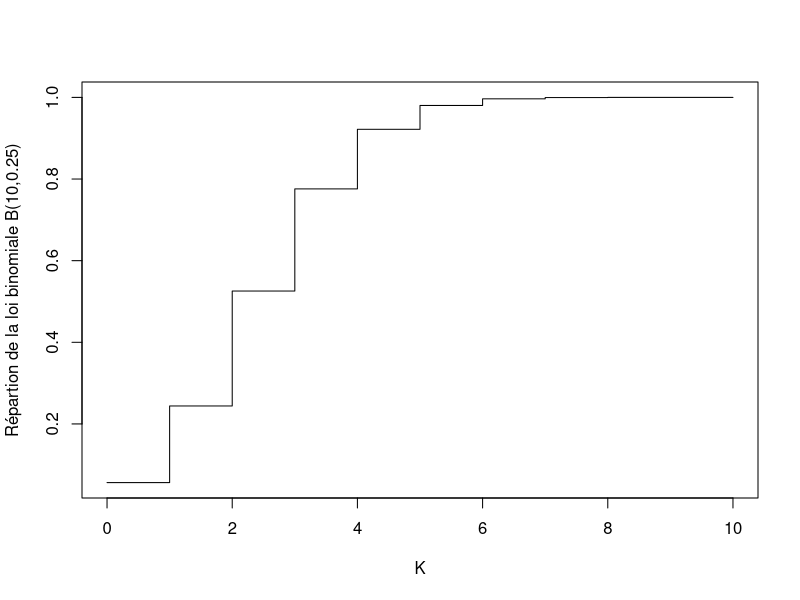
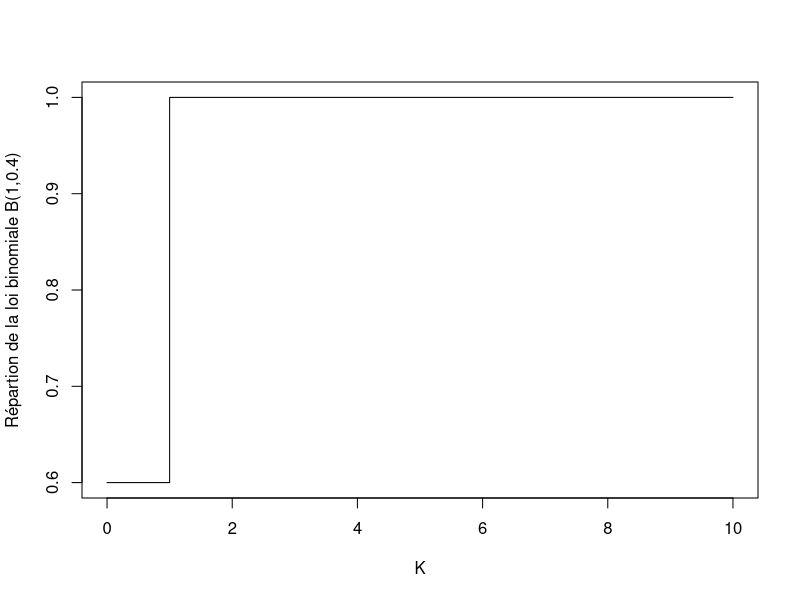
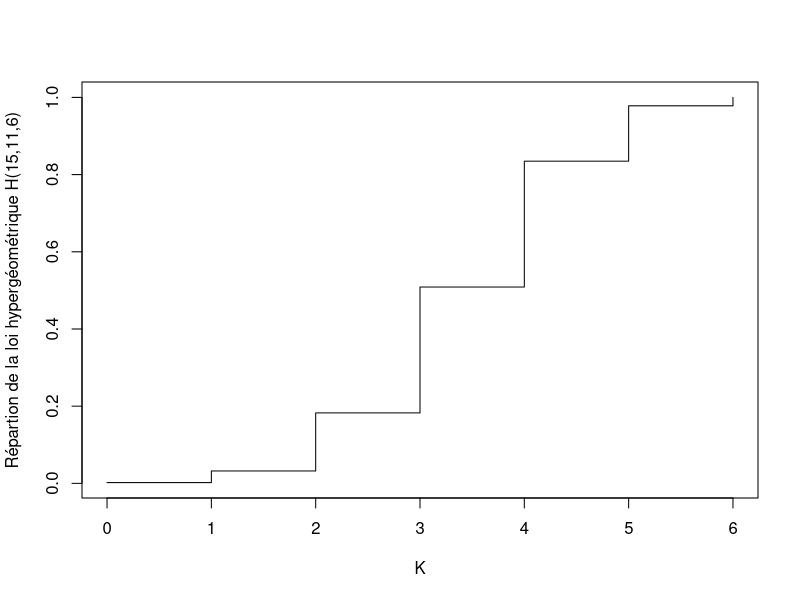

Reproduce these figures in R, in order.
# En utilisant des fonctions d ́ej`a impl ́ement ́ees dans R, tracez la fonction de r ́epartition des
# lois suivantes (Indication : utilisez le type ’s’ pour les courbes). Vous pouvez choisir d’utiliser
# soit pXXXX avec XXXX le nom de la loi soit cumsum pour certains appels `a choose :
#une loi binomiale de paramètre n=10 et P=0.5

x<-0:10
#binom(k,n,p) 
y<-pbinom(x,10, 0.25)

plot(x,y,"s", ylab="Répartion de la loi binomiale B(10,0.25)", xlab="K")

#une loi de bernouilli de paramètre p=0.4
x<-0:10
y<-pbinom(x,1,0.4)

plot(x,y,"s", ylab ="Répartion de la loi binomiale B(1,0.4)", xlab="K")

#Une loi hypergéométrique de paramétre m=15, n=11, k=6
x<-0:6
"choose(15, x) choose(11, 6-x) / choose(15+11, 6)"
y<-phyper(x,15,11,6)
plot(x,y,"s", ylab ="Répartion de la loi hypergéométrique H(15,11,6)", xlab="K")


